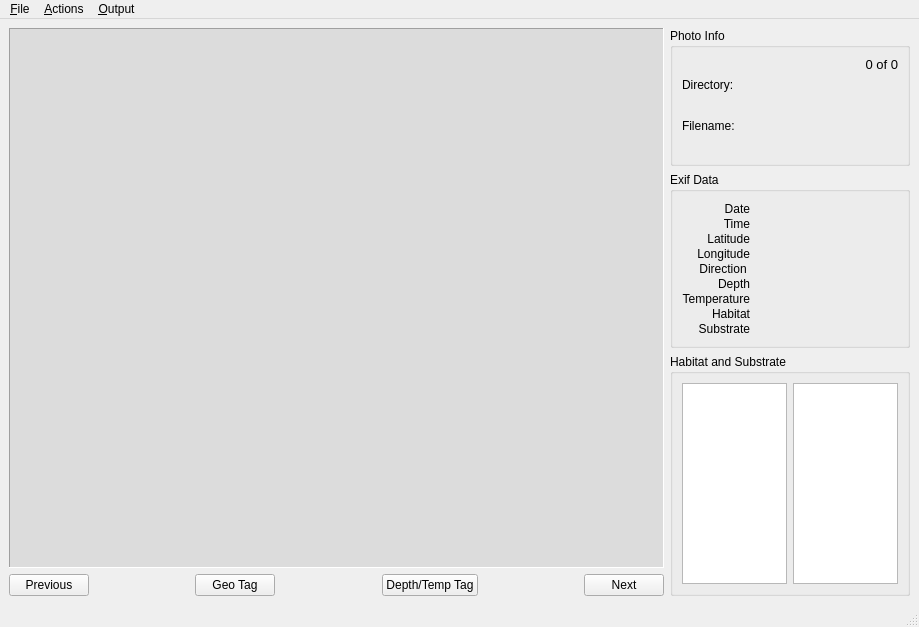
<?xml version="1.0" encoding="UTF-8"?>
<ui version="4.0">
 <author>Jared Kibele</author>
 <class>MainWindow</class>
 <widget class="QMainWindow" name="MainWindow">
  <property name="geometry">
   <rect>
    <x>0</x>
    <y>0</y>
    <width>919</width>
    <height>627</height>
   </rect>
  </property>
  <property name="windowTitle">
   <string>Benthic Photo Survey</string>
  </property>
  <property name="styleSheet">
   <string notr="true"/>
  </property>
  <widget class="QWidget" name="centralwidget">
   <layout class="QGridLayout" name="gridLayout_2">
    <item row="0" column="0" rowspan="3">
     <layout class="QVBoxLayout" name="verticalLayout">
      <property name="sizeConstraint">
       <enum>QLayout::SetMinimumSize</enum>
      </property>
      <item>
       <widget class="QLabel" name="photoDisplay">
        <property name="enabled">
         <bool>true</bool>
        </property>
        <property name="sizePolicy">
         <sizepolicy hsizetype="MinimumExpanding" vsizetype="MinimumExpanding">
          <horstretch>0</horstretch>
          <verstretch>0</verstretch>
         </sizepolicy>
        </property>
        <property name="minimumSize">
         <size>
          <width>500</width>
          <height>350</height>
         </size>
        </property>
        <property name="palette">
         <palette>
          <active>
           <colorrole role="Base">
            <brush brushstyle="SolidPattern">
             <color alpha="255">
              <red>255</red>
              <green>255</green>
              <blue>255</blue>
             </color>
            </brush>
           </colorrole>
           <colorrole role="Window">
            <brush brushstyle="SolidPattern">
             <color alpha="255">
              <red>220</red>
              <green>220</green>
              <blue>220</blue>
             </color>
            </brush>
           </colorrole>
          </active>
          <inactive>
           <colorrole role="Base">
            <brush brushstyle="SolidPattern">
             <color alpha="255">
              <red>255</red>
              <green>255</green>
              <blue>255</blue>
             </color>
            </brush>
           </colorrole>
           <colorrole role="Window">
            <brush brushstyle="SolidPattern">
             <color alpha="255">
              <red>220</red>
              <green>220</green>
              <blue>220</blue>
             </color>
            </brush>
           </colorrole>
          </inactive>
          <disabled>
           <colorrole role="Base">
            <brush brushstyle="SolidPattern">
             <color alpha="255">
              <red>220</red>
              <green>220</green>
              <blue>220</blue>
             </color>
            </brush>
           </colorrole>
           <colorrole role="Window">
            <brush brushstyle="SolidPattern">
             <color alpha="255">
              <red>220</red>
              <green>220</green>
              <blue>220</blue>
             </color>
            </brush>
           </colorrole>
          </disabled>
         </palette>
        </property>
        <property name="autoFillBackground">
         <bool>true</bool>
        </property>
        <property name="frameShape">
         <enum>QFrame::Panel</enum>
        </property>
        <property name="frameShadow">
         <enum>QFrame::Sunken</enum>
        </property>
        <property name="text">
         <string/>
        </property>
        <property name="scaledContents">
         <bool>false</bool>
        </property>
        <property name="alignment">
         <set>Qt::AlignHCenter|Qt::AlignTop</set>
        </property>
        <property name="wordWrap">
         <bool>true</bool>
        </property>
        <property name="textInteractionFlags">
         <set>Qt::NoTextInteraction</set>
        </property>
       </widget>
      </item>
      <item>
       <layout class="QHBoxLayout" name="horizontalLayout">
        <item>
         <widget class="QPushButton" name="previousButton">
          <property name="text">
           <string>Previous</string>
          </property>
          <property name="shortcut">
           <string>Left</string>
          </property>
         </widget>
        </item>
        <item>
         <spacer name="horizontalSpacer_2">
          <property name="orientation">
           <enum>Qt::Horizontal</enum>
          </property>
          <property name="sizeHint" stdset="0">
           <size>
            <width>40</width>
            <height>20</height>
           </size>
          </property>
         </spacer>
        </item>
        <item>
         <widget class="QPushButton" name="geotagButton">
          <property name="text">
           <string>Geo Tag</string>
          </property>
         </widget>
        </item>
        <item>
         <spacer name="horizontalSpacer">
          <property name="orientation">
           <enum>Qt::Horizontal</enum>
          </property>
          <property name="sizeHint" stdset="0">
           <size>
            <width>40</width>
            <height>20</height>
           </size>
          </property>
         </spacer>
        </item>
        <item>
         <widget class="QPushButton" name="depthTempTagButton">
          <property name="text">
           <string>Depth/Temp Tag</string>
          </property>
         </widget>
        </item>
        <item>
         <spacer name="horizontalSpacer_3">
          <property name="orientation">
           <enum>Qt::Horizontal</enum>
          </property>
          <property name="sizeHint" stdset="0">
           <size>
            <width>40</width>
            <height>20</height>
           </size>
          </property>
         </spacer>
        </item>
        <item>
         <widget class="QPushButton" name="nextButton">
          <property name="text">
           <string>Next</string>
          </property>
          <property name="shortcut">
           <string>Right</string>
          </property>
         </widget>
        </item>
       </layout>
      </item>
     </layout>
    </item>
    <item row="0" column="1">
     <widget class="QGroupBox" name="photoInfoGroupBox">
      <property name="minimumSize">
       <size>
        <width>240</width>
        <height>0</height>
       </size>
      </property>
      <property name="maximumSize">
       <size>
        <width>240</width>
        <height>16777215</height>
       </size>
      </property>
      <property name="autoFillBackground">
       <bool>true</bool>
      </property>
      <property name="title">
       <string>Photo Info</string>
      </property>
      <layout class="QVBoxLayout" name="verticalLayout_2">
       <item>
        <widget class="QLabel" name="photoCountValue">
         <property name="font">
          <font>
           <pointsize>10</pointsize>
          </font>
         </property>
         <property name="text">
          <string>0 of 0</string>
         </property>
         <property name="alignment">
          <set>Qt::AlignRight|Qt::AlignTrailing|Qt::AlignVCenter</set>
         </property>
        </widget>
       </item>
       <item>
        <widget class="QLabel" name="directoryLabel">
         <property name="text">
          <string>Directory:</string>
         </property>
        </widget>
       </item>
       <item>
        <widget class="QLabel" name="directoryValue">
         <property name="font">
          <font>
           <pointsize>10</pointsize>
           <weight>50</weight>
           <italic>false</italic>
           <bold>false</bold>
          </font>
         </property>
         <property name="layoutDirection">
          <enum>Qt::LeftToRight</enum>
         </property>
         <property name="text">
          <string/>
         </property>
         <property name="alignment">
          <set>Qt::AlignRight|Qt::AlignTrailing|Qt::AlignVCenter</set>
         </property>
        </widget>
       </item>
       <item>
        <widget class="QLabel" name="filenameLabel">
         <property name="text">
          <string>Filename:</string>
         </property>
        </widget>
       </item>
       <item>
        <widget class="QLabel" name="filenameValue">
         <property name="font">
          <font>
           <pointsize>10</pointsize>
           <weight>50</weight>
           <italic>false</italic>
           <bold>false</bold>
          </font>
         </property>
         <property name="text">
          <string/>
         </property>
         <property name="alignment">
          <set>Qt::AlignRight|Qt::AlignTrailing|Qt::AlignVCenter</set>
         </property>
        </widget>
       </item>
      </layout>
     </widget>
    </item>
    <item row="1" column="1">
     <widget class="QGroupBox" name="exifDataGroupBox">
      <property name="minimumSize">
       <size>
        <width>240</width>
        <height>0</height>
       </size>
      </property>
      <property name="maximumSize">
       <size>
        <width>240</width>
        <height>16777215</height>
       </size>
      </property>
      <property name="title">
       <string>Exif Data</string>
      </property>
      <layout class="QGridLayout" name="gridLayout">
       <property name="verticalSpacing">
        <number>0</number>
       </property>
       <item row="0" column="0">
        <widget class="QLabel" name="dateLabel">
         <property name="text">
          <string>Date</string>
         </property>
         <property name="alignment">
          <set>Qt::AlignRight|Qt::AlignTrailing|Qt::AlignVCenter</set>
         </property>
        </widget>
       </item>
       <item row="1" column="1">
        <widget class="QLabel" name="timeValue">
         <property name="font">
          <font>
           <pointsize>10</pointsize>
           <weight>50</weight>
           <italic>false</italic>
           <bold>false</bold>
          </font>
         </property>
         <property name="text">
          <string/>
         </property>
        </widget>
       </item>
       <item row="2" column="0">
        <widget class="QLabel" name="latitudeLabel">
         <property name="text">
          <string>Latitude</string>
         </property>
         <property name="alignment">
          <set>Qt::AlignRight|Qt::AlignTrailing|Qt::AlignVCenter</set>
         </property>
        </widget>
       </item>
       <item row="4" column="1">
        <widget class="QLabel" name="directionValue">
         <property name="font">
          <font>
           <pointsize>10</pointsize>
           <weight>50</weight>
           <italic>false</italic>
           <bold>false</bold>
          </font>
         </property>
         <property name="text">
          <string/>
         </property>
        </widget>
       </item>
       <item row="6" column="0">
        <widget class="QLabel" name="temperatureLabel">
         <property name="sizePolicy">
          <sizepolicy hsizetype="Fixed" vsizetype="Preferred">
           <horstretch>0</horstretch>
           <verstretch>0</verstretch>
          </sizepolicy>
         </property>
         <property name="text">
          <string>Temperature</string>
         </property>
         <property name="alignment">
          <set>Qt::AlignRight|Qt::AlignTrailing|Qt::AlignVCenter</set>
         </property>
        </widget>
       </item>
       <item row="5" column="0">
        <widget class="QLabel" name="depthLabel">
         <property name="text">
          <string>Depth</string>
         </property>
         <property name="alignment">
          <set>Qt::AlignRight|Qt::AlignTrailing|Qt::AlignVCenter</set>
         </property>
        </widget>
       </item>
       <item row="2" column="1">
        <widget class="QLabel" name="latitudeValue">
         <property name="font">
          <font>
           <pointsize>10</pointsize>
           <weight>50</weight>
           <italic>false</italic>
           <bold>false</bold>
          </font>
         </property>
         <property name="text">
          <string/>
         </property>
        </widget>
       </item>
       <item row="3" column="0">
        <widget class="QLabel" name="longitudeLabel">
         <property name="text">
          <string>Longitude</string>
         </property>
         <property name="alignment">
          <set>Qt::AlignRight|Qt::AlignTrailing|Qt::AlignVCenter</set>
         </property>
        </widget>
       </item>
       <item row="3" column="1">
        <widget class="QLabel" name="longitudeValue">
         <property name="font">
          <font>
           <pointsize>10</pointsize>
           <weight>50</weight>
           <italic>false</italic>
           <bold>false</bold>
          </font>
         </property>
         <property name="text">
          <string/>
         </property>
        </widget>
       </item>
       <item row="4" column="0">
        <widget class="QLabel" name="directionLabel">
         <property name="text">
          <string>Direction </string>
         </property>
         <property name="alignment">
          <set>Qt::AlignRight|Qt::AlignTrailing|Qt::AlignVCenter</set>
         </property>
        </widget>
       </item>
       <item row="5" column="1">
        <widget class="QLabel" name="depthValue">
         <property name="font">
          <font>
           <pointsize>10</pointsize>
           <weight>50</weight>
           <italic>false</italic>
           <bold>false</bold>
          </font>
         </property>
         <property name="text">
          <string/>
         </property>
        </widget>
       </item>
       <item row="8" column="1">
        <widget class="QLabel" name="substrateValue">
         <property name="font">
          <font>
           <pointsize>10</pointsize>
           <weight>50</weight>
           <italic>false</italic>
           <bold>false</bold>
          </font>
         </property>
         <property name="text">
          <string/>
         </property>
        </widget>
       </item>
       <item row="6" column="1">
        <widget class="QLabel" name="temperatureValue">
         <property name="font">
          <font>
           <pointsize>10</pointsize>
           <weight>50</weight>
           <italic>false</italic>
           <bold>false</bold>
          </font>
         </property>
         <property name="text">
          <string/>
         </property>
        </widget>
       </item>
       <item row="7" column="0">
        <widget class="QLabel" name="habitatLabel">
         <property name="text">
          <string>Habitat</string>
         </property>
         <property name="alignment">
          <set>Qt::AlignRight|Qt::AlignTrailing|Qt::AlignVCenter</set>
         </property>
        </widget>
       </item>
       <item row="7" column="1">
        <widget class="QLabel" name="habitatValue">
         <property name="font">
          <font>
           <pointsize>10</pointsize>
           <weight>50</weight>
           <italic>false</italic>
           <bold>false</bold>
          </font>
         </property>
         <property name="text">
          <string/>
         </property>
        </widget>
       </item>
       <item row="8" column="0">
        <widget class="QLabel" name="substrateLabel">
         <property name="text">
          <string>Substrate</string>
         </property>
         <property name="alignment">
          <set>Qt::AlignRight|Qt::AlignTrailing|Qt::AlignVCenter</set>
         </property>
        </widget>
       </item>
       <item row="0" column="1">
        <widget class="QLabel" name="dateValue">
         <property name="font">
          <font>
           <pointsize>10</pointsize>
           <weight>50</weight>
           <italic>false</italic>
           <bold>false</bold>
          </font>
         </property>
         <property name="text">
          <string/>
         </property>
        </widget>
       </item>
       <item row="1" column="0">
        <widget class="QLabel" name="timeLabel">
         <property name="text">
          <string>Time</string>
         </property>
         <property name="alignment">
          <set>Qt::AlignRight|Qt::AlignTrailing|Qt::AlignVCenter</set>
         </property>
        </widget>
       </item>
      </layout>
     </widget>
    </item>
    <item row="2" column="1">
     <widget class="QGroupBox" name="habAndSubstBox">
      <property name="minimumSize">
       <size>
        <width>240</width>
        <height>0</height>
       </size>
      </property>
      <property name="maximumSize">
       <size>
        <width>240</width>
        <height>16777215</height>
       </size>
      </property>
      <property name="title">
       <string>Habitat and Substrate</string>
      </property>
      <layout class="QHBoxLayout" name="horizontalLayout_2">
       <item>
        <widget class="QListWidget" name="habitatListWidget">
         <property name="sizePolicy">
          <sizepolicy hsizetype="Maximum" vsizetype="Expanding">
           <horstretch>0</horstretch>
           <verstretch>0</verstretch>
          </sizepolicy>
         </property>
         <property name="maximumSize">
          <size>
           <width>130</width>
           <height>16777215</height>
          </size>
         </property>
         <property name="toolTip">
          <string>Double Click to set habitat</string>
         </property>
        </widget>
       </item>
       <item>
        <widget class="QListWidget" name="substrateListWidget">
         <property name="sizePolicy">
          <sizepolicy hsizetype="Maximum" vsizetype="Expanding">
           <horstretch>0</horstretch>
           <verstretch>0</verstretch>
          </sizepolicy>
         </property>
         <property name="maximumSize">
          <size>
           <width>130</width>
           <height>16777215</height>
          </size>
         </property>
         <property name="toolTip">
          <string>Double Click to set Substrate</string>
         </property>
        </widget>
       </item>
      </layout>
     </widget>
    </item>
   </layout>
  </widget>
  <widget class="QMenuBar" name="menubar">
   <property name="geometry">
    <rect>
     <x>0</x>
     <y>0</y>
     <width>919</width>
     <height>25</height>
    </rect>
   </property>
   <widget class="QMenu" name="menuFile">
    <property name="title">
     <string>&amp;File</string>
    </property>
    <addaction name="actionLoad_GPS_Log"/>
    <addaction name="actionLoad_Depth_Log"/>
    <addaction name="actionLoad_Photo_Directory"/>
    <addaction name="separator"/>
    <addaction name="actionPreferences"/>
    <addaction name="separator"/>
    <addaction name="actionQuit"/>
   </widget>
   <widget class="QMenu" name="menuOutput">
    <property name="title">
     <string>&amp;Output</string>
    </property>
    <addaction name="actionExport_Shapefile"/>
    <addaction name="actionDepth_Plot"/>
   </widget>
   <widget class="QMenu" name="menuActions">
    <property name="title">
     <string>&amp;Actions</string>
    </property>
    <addaction name="actionGeo_Tag_All_Photos"/>
    <addaction name="actionDepth_Temp_Tag_All"/>
   </widget>
   <addaction name="menuFile"/>
   <addaction name="menuActions"/>
   <addaction name="menuOutput"/>
  </widget>
  <widget class="QStatusBar" name="statusbar"/>
  <action name="actionLoad_GPS_Log">
   <property name="text">
    <string>Load &amp;GPS Log</string>
   </property>
   <property name="shortcut">
    <string>Ctrl+G</string>
   </property>
  </action>
  <action name="actionLoad_Depth_Log">
   <property name="text">
    <string>Load &amp;Depth Log</string>
   </property>
   <property name="shortcut">
    <string>Ctrl+D</string>
   </property>
  </action>
  <action name="actionLoad_Photo_Directory">
   <property name="text">
    <string>Load &amp;Photos</string>
   </property>
   <property name="shortcut">
    <string>Ctrl+P</string>
   </property>
  </action>
  <action name="actionQuit">
   <property name="text">
    <string>Quit</string>
   </property>
   <property name="shortcut">
    <string>Ctrl+Q</string>
   </property>
  </action>
  <action name="actionExport_Shapefile">
   <property name="text">
    <string>Export &amp;Shapefile</string>
   </property>
  </action>
  <action name="actionDepth_Plot">
   <property name="text">
    <string>Depth &amp;Plot</string>
   </property>
  </action>
  <action name="actionGeo_Tag_All_Photos">
   <property name="text">
    <string>Geo Tag All Photos</string>
   </property>
  </action>
  <action name="actionDepth_Temp_Tag_All">
   <property name="text">
    <string>Depth/Temp Tag All</string>
   </property>
  </action>
  <action name="actionPreferences">
   <property name="text">
    <string>Preferences...</string>
   </property>
  </action>
 </widget>
 <resources/>
 <connections>
  <connection>
   <sender>actionQuit</sender>
   <signal>triggered()</signal>
   <receiver>MainWindow</receiver>
   <slot>close()</slot>
   <hints>
    <hint type="sourcelabel">
     <x>-1</x>
     <y>-1</y>
    </hint>
    <hint type="destinationlabel">
     <x>399</x>
     <y>299</y>
    </hint>
   </hints>
  </connection>
  <connection>
   <sender>nextButton</sender>
   <signal>clicked()</signal>
   <receiver>MainWindow</receiver>
   <slot>nextPhoto()</slot>
   <hints>
    <hint type="sourcelabel">
     <x>661</x>
     <y>593</y>
    </hint>
    <hint type="destinationlabel">
     <x>614</x>
     <y>320</y>
    </hint>
   </hints>
  </connection>
  <connection>
   <sender>previousButton</sender>
   <signal>clicked()</signal>
   <receiver>MainWindow</receiver>
   <slot>previousPhoto()</slot>
   <hints>
    <hint type="sourcelabel">
     <x>67</x>
     <y>581</y>
    </hint>
    <hint type="destinationlabel">
     <x>4</x>
     <y>424</y>
    </hint>
   </hints>
  </connection>
  <connection>
   <sender>geotagButton</sender>
   <signal>clicked()</signal>
   <receiver>MainWindow</receiver>
   <slot>geoTag()</slot>
   <hints>
    <hint type="sourcelabel">
     <x>223</x>
     <y>581</y>
    </hint>
    <hint type="destinationlabel">
     <x>129</x>
     <y>571</y>
    </hint>
   </hints>
  </connection>
  <connection>
   <sender>depthTempTagButton</sender>
   <signal>clicked()</signal>
   <receiver>MainWindow</receiver>
   <slot>depthTempTag()</slot>
   <hints>
    <hint type="sourcelabel">
     <x>487</x>
     <y>593</y>
    </hint>
    <hint type="destinationlabel">
     <x>289</x>
     <y>570</y>
    </hint>
   </hints>
  </connection>
  <connection>
   <sender>habitatListWidget</sender>
   <signal>doubleClicked(QModelIndex)</signal>
   <receiver>MainWindow</receiver>
   <slot>setHabitat()</slot>
   <hints>
    <hint type="sourcelabel">
     <x>738</x>
     <y>512</y>
    </hint>
    <hint type="destinationlabel">
     <x>706</x>
     <y>598</y>
    </hint>
   </hints>
  </connection>
  <connection>
   <sender>substrateListWidget</sender>
   <signal>doubleClicked(QModelIndex)</signal>
   <receiver>MainWindow</receiver>
   <slot>setSubstrate()</slot>
   <hints>
    <hint type="sourcelabel">
     <x>865</x>
     <y>563</y>
    </hint>
    <hint type="destinationlabel">
     <x>889</x>
     <y>599</y>
    </hint>
   </hints>
  </connection>
  <connection>
   <sender>actionGeo_Tag_All_Photos</sender>
   <signal>triggered()</signal>
   <receiver>MainWindow</receiver>
   <slot>geoTagAll()</slot>
   <hints>
    <hint type="sourcelabel">
     <x>-1</x>
     <y>-1</y>
    </hint>
    <hint type="destinationlabel">
     <x>459</x>
     <y>313</y>
    </hint>
   </hints>
  </connection>
  <connection>
   <sender>actionDepth_Temp_Tag_All</sender>
   <signal>triggered()</signal>
   <receiver>MainWindow</receiver>
   <slot>depthTempTagAll()</slot>
   <hints>
    <hint type="sourcelabel">
     <x>-1</x>
     <y>-1</y>
    </hint>
    <hint type="destinationlabel">
     <x>459</x>
     <y>313</y>
    </hint>
   </hints>
  </connection>
  <connection>
   <sender>actionLoad_Depth_Log</sender>
   <signal>triggered()</signal>
   <receiver>MainWindow</receiver>
   <slot>loadDepthLog()</slot>
   <hints>
    <hint type="sourcelabel">
     <x>-1</x>
     <y>-1</y>
    </hint>
    <hint type="destinationlabel">
     <x>459</x>
     <y>313</y>
    </hint>
   </hints>
  </connection>
  <connection>
   <sender>actionLoad_GPS_Log</sender>
   <signal>triggered()</signal>
   <receiver>MainWindow</receiver>
   <slot>loadGpsLog()</slot>
   <hints>
    <hint type="sourcelabel">
     <x>-1</x>
     <y>-1</y>
    </hint>
    <hint type="destinationlabel">
     <x>459</x>
     <y>313</y>
    </hint>
   </hints>
  </connection>
  <connection>
   <sender>actionDepth_Plot</sender>
   <signal>triggered()</signal>
   <receiver>MainWindow</receiver>
   <slot>depthPlot()</slot>
   <hints>
    <hint type="sourcelabel">
     <x>-1</x>
     <y>-1</y>
    </hint>
    <hint type="destinationlabel">
     <x>459</x>
     <y>313</y>
    </hint>
   </hints>
  </connection>
  <connection>
   <sender>actionExport_Shapefile</sender>
   <signal>triggered()</signal>
   <receiver>MainWindow</receiver>
   <slot>exportShapefile()</slot>
   <hints>
    <hint type="sourcelabel">
     <x>-1</x>
     <y>-1</y>
    </hint>
    <hint type="destinationlabel">
     <x>459</x>
     <y>313</y>
    </hint>
   </hints>
  </connection>
  <connection>
   <sender>actionLoad_Photo_Directory</sender>
   <signal>triggered()</signal>
   <receiver>MainWindow</receiver>
   <slot>loadPhotoDirectory()</slot>
   <hints>
    <hint type="sourcelabel">
     <x>-1</x>
     <y>-1</y>
    </hint>
    <hint type="destinationlabel">
     <x>459</x>
     <y>313</y>
    </hint>
   </hints>
  </connection>
  <connection>
   <sender>actionPreferences</sender>
   <signal>triggered()</signal>
   <receiver>MainWindow</receiver>
   <slot>preferenceDialog()</slot>
   <hints>
    <hint type="sourcelabel">
     <x>-1</x>
     <y>-1</y>
    </hint>
    <hint type="destinationlabel">
     <x>459</x>
     <y>313</y>
    </hint>
   </hints>
  </connection>
 </connections>
 <slots>
  <slot>nextPhoto()</slot>
  <slot>previousPhoto()</slot>
  <slot>geoTag()</slot>
  <slot>depthTempTag()</slot>
  <slot>setPhotoDisplay()</slot>
  <slot>setHabitat()</slot>
  <slot>setSubstrate()</slot>
  <slot>geoTagAll()</slot>
  <slot>depthTempTagAll()</slot>
  <slot>loadPhotoDirectory()</slot>
  <slot>loadGpsLog()</slot>
  <slot>loadDepthLog()</slot>
  <slot>depthPlot()</slot>
  <slot>exportShapefile()</slot>
  <slot>preferenceDialog()</slot>
 </slots>
</ui>
